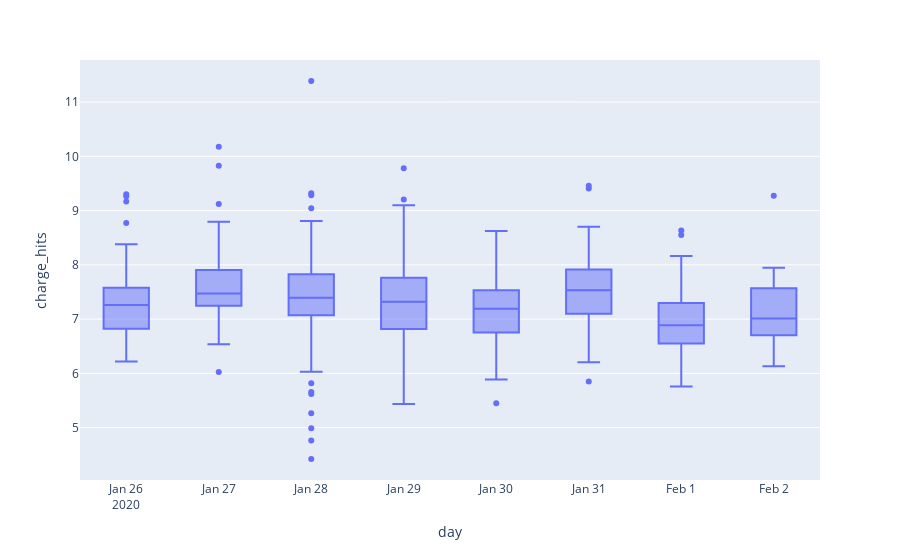

Notebook cell for this chart:
### Code cell
fig = px.box(df_sub, x="day", y="charge_hits",hover_name="sub_num",hover_data=["triggers"])
fig.show()

### Figure 1 — Plotly figure (JSON) as saved in the notebook; plotly's stock layout.template omitted (floating-point values rounded to 4 significant figures; data arrays with more than 128 entries replaced by an {"elided": "..."} marker saying what was removed)
{"data": [{"alignmentgroup": "True", "customdata": {"elided": "946x1 int values"}, "hovertemplate": "<b>%{hovertext}</b><br><br>day=%{x}<br>charge_hits=%{y}<br>triggers=%{customdata[0]}<extra></extra>", "hovertext": {"elided": "946 int values"}, "legendgroup": "", "marker": {"color": "#636efa"}, "name": "", "notched": false, "offsetgroup": "", "orientation": "v", "showlegend": false, "type": "box", "x": {"elided": "946 str values"}, "x0": " ", "xaxis": "x", "y": {"elided": "946 float values"}, "y0": " ", "yaxis": "y"}], "layout": {"boxmode": "group", "legend": {"tracegroupgap": 0}, "margin": {"t": 60}, "xaxis": {"anchor": "y", "domain": [0, 1], "title": {"text": "day"}}, "yaxis": {"anchor": "x", "domain": [0, 1], "title": {"text": "charge_hits"}}}}
